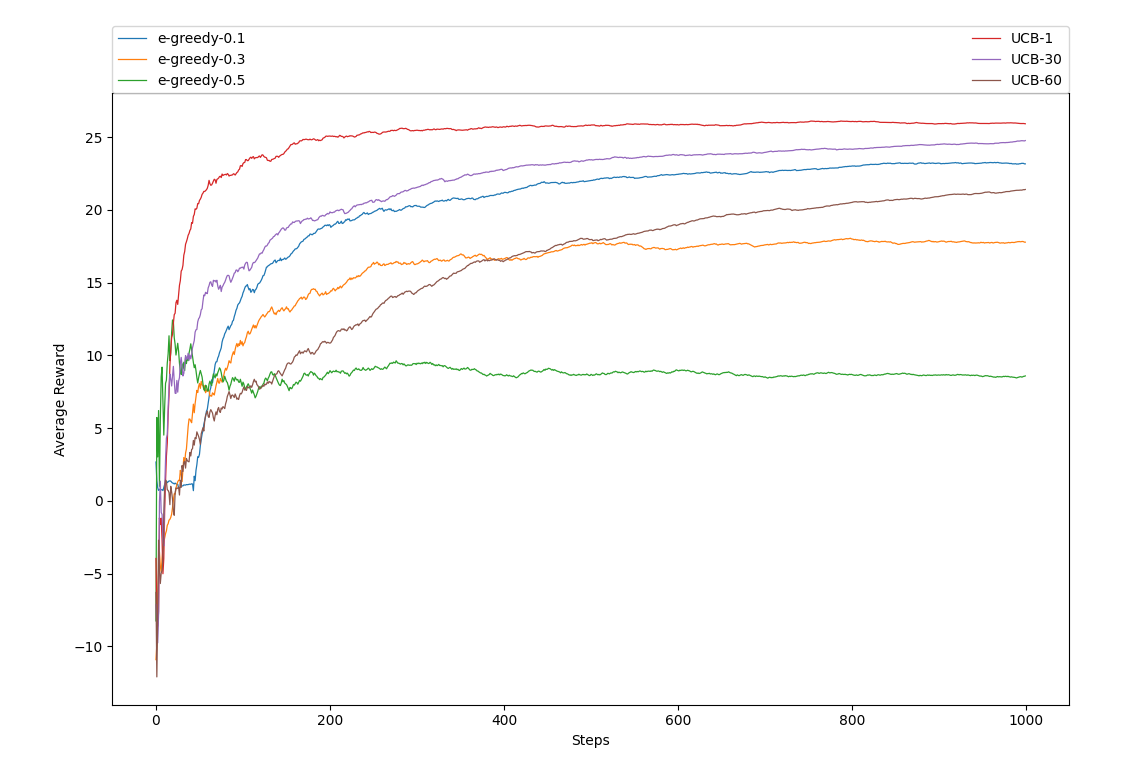

Recreate this plot in Python.
import numpy as np
import matplotlib.pyplot as plt

# Q: dictionary with keys as actions and values as average reward
# e: scalar that is used to determine the degree of randomness

def e_greedy(Q, e):
    p = np.random.random()
    # checking if we will select at random
    if p <= e:
        random_select = np.random.randint(len(Q))
        action = list(Q)[random_select]
    else:
        action_max = max(Q.values())
        action_best = [action for action, reward in Q.items() if reward == action_max]
        action = np.random.choice(action_best)
    return action


# N: dictionary with keys as actions and values as the frequency
# c: scalar that can be used to put varying weights on the frequency

def upper_confidence_bound(Q, N, c):
    t = sum(list(N.values())) + 1
    if 0 in list(N.values()):
        action_best = [k for k, v in N.items() if v == 0]
        action = np.random.choice(action_best)
    else:
        bound = [q + c * np.sqrt(np.log(t) / n) for q, n in zip(list(Q.values()), list(N.values()))]
        bound_max = max(bound)
        action_best = [q for q, b in zip(Q.keys(), bound) if b == bound_max]
        action = np.random.choice(action_best)
    return action

def update_QN(action, reward, Q, N):
    N_new = N.copy()
    N_new[action] = N_new[action] + 1
    Q_new = Q.copy()
    Q_new[action] = Q_new[action] + 1/N_new[action] * (reward - Q_new[action]) 
    return Q_new, N_new

def decide_multiple_steps(Q, N, policy, bandit, max_steps):
    action_reward = []
    for i in range(max_steps):
        action = policy(Q, N)
        reward = bandit(action)
        action_reward.append((action, reward))
        Q, N = update_QN(action, reward, Q, N)
    return {'Q': Q, 'N': N, 'action_reward': action_reward}

def plot_mean_reward(action_reward,label):
    max_steps = len(action_reward)
    reward = [reward for (action,reward) in action_reward]
    mean_reward = [sum(reward[:(i+1)])/(i+1) for i in range(max_steps)]
    plt.plot(range(max_steps), mean_reward, linewidth = 0.9, label = label)
    plt.xlabel('Steps')
    plt.ylabel('Average Reward')

def get_samplar():
    mu = np.random.normal(0, 10)
    sd = abs(np.random.normal(5, 2))
    get_sample = lambda: np.random.normal(mu, sd)
    return get_sample

def main():
    np.random.seed(2023)
    K = 10
    max_steps = 1000
    Q = {k: 0 for k in range(K)}
    N = {k: 0 for k in range(K)}
    test_bed = {k: get_samplar() for k in range(K)}
    bandit = lambda action: test_bed[action]()
    
    policies = {}
    policies["e-greedy-0.1"] = lambda Q, N: e_greedy(Q, 0.1)
    policies["e-greedy-0.3"] = lambda Q, N: e_greedy(Q, 0.3)
    policies["e-greedy-0.5"] = lambda Q, N: e_greedy(Q, 0.6)
    policies["UCB-1"] = lambda Q, N: upper_confidence_bound(Q, N, 1)
    policies["UCB-30"] = lambda Q, N: upper_confidence_bound(Q, N, 30)
    policies["UCB-60"] = lambda Q, N: upper_confidence_bound(Q, N, 60)
    
    all_results = {name: decide_multiple_steps(Q, N, policy, bandit, max_steps) for (name, policy) in policies.items()}
    
    for name, result in all_results.items():
         plot_mean_reward(all_results[name]['action_reward'], label = name)
    plt.legend(bbox_to_anchor = (0, 1, 1, 0), loc = 'lower left', ncol = 2, mode = "expand", borderaxespad = 0)
    plt.show()

if __name__=='__main__':
    main()
